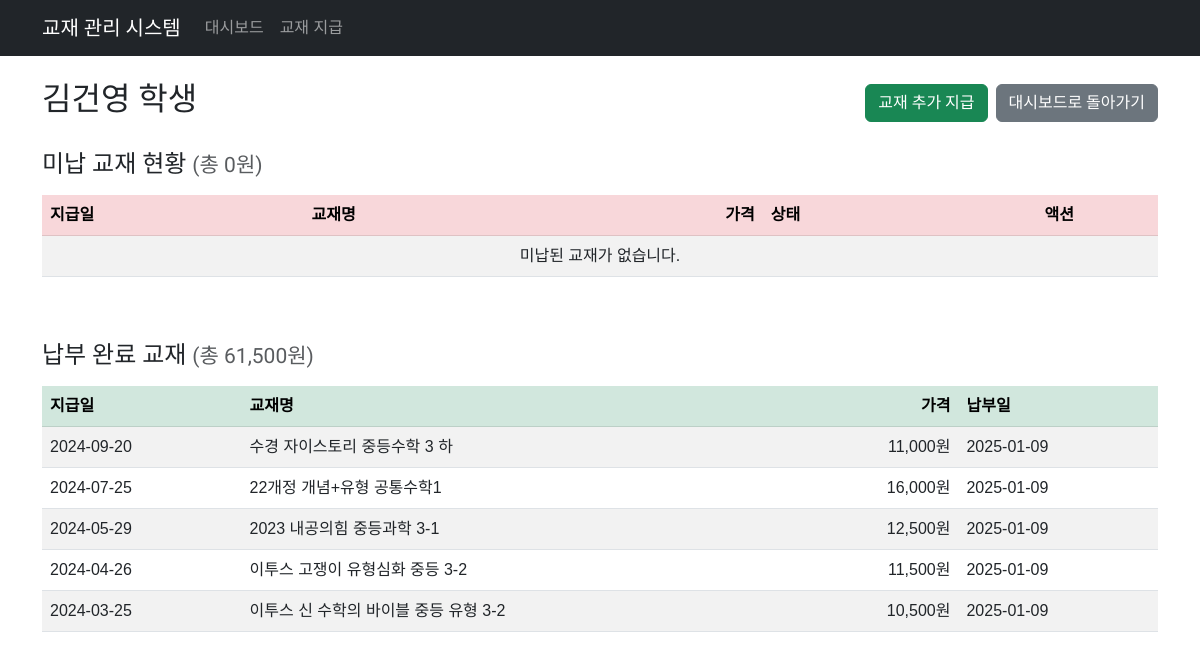
The app's page /textbook/student/224/, older data.
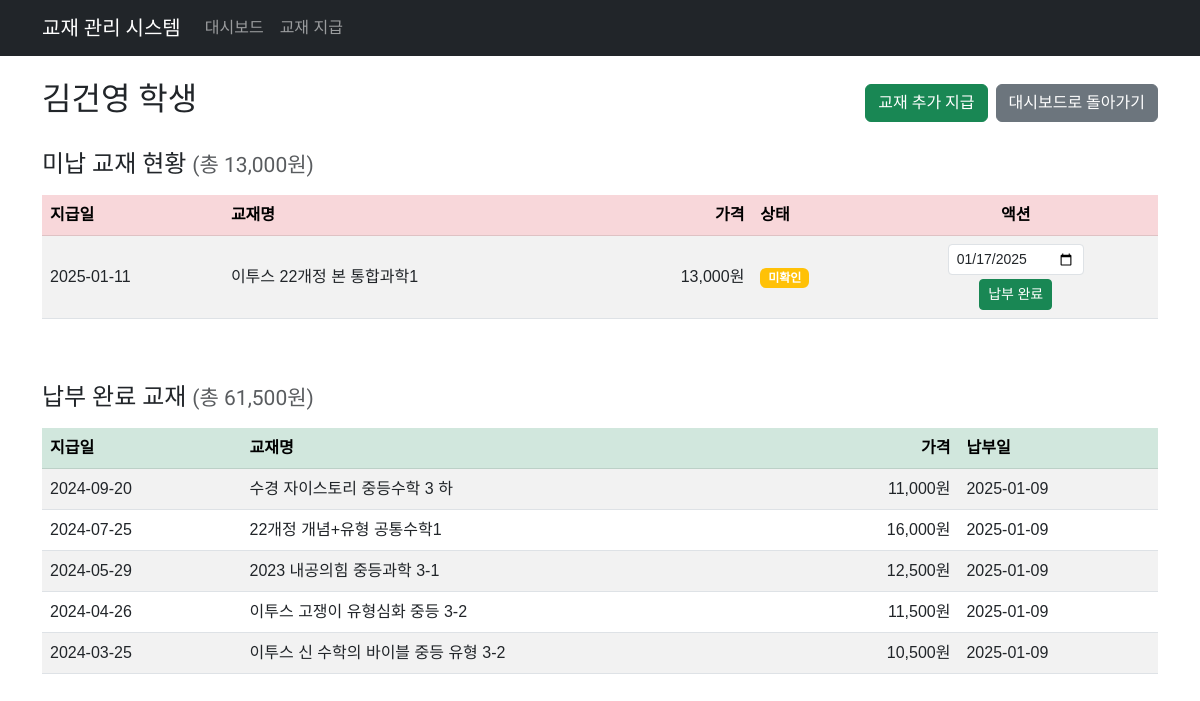
The same page, newer data.
### textbook/models.py (models this page shows, shortened)
class Student(models.Model):
    name = models.CharField(max_length=255, unique=True, verbose_name='학생')
    class Meta:
        db_table = 'student'
        ordering = ['name']
        verbose_name = '학생'
        verbose_name_plural = '학생'

class Book(models.Model):
    input_date = models.DateField(verbose_name='지급일')
    book_name = models.CharField(max_length=255, verbose_name='교재')
    price = models.IntegerField(verbose_name='가격')
    checking = models.BooleanField(default=False, verbose_name='상태')
    student = models.ForeignKey(Student, on_delete=models.CASCADE, related_name='books', verbose_name='학생')
    payment_date = models.DateField(null=True, blank=True, verbose_name='수납일')
    class Meta:
        db_table = 'book'
        ordering = ['-input_date']
        verbose_name = '교재'
        verbose_name_plural = '교재'

### textbook/views.py (the view)
# urls.py: path('student/<int:student_id>/', views.student_detail, name='student_detail'),
def student_detail(request, student_id):
    student = get_object_or_404(Student, id=student_id)
    unpaid_books = student.books.filter(payment_date__isnull=True)
    paid_books = student.books.filter(payment_date__isnull=False)
    total_unpaid = unpaid_books.aggregate(total=Sum('price'))['total'] or 0
    total_paid = paid_books.aggregate(total=Sum('price'))['total'] or 0
    context = {
        'student': student,
        'unpaid_books': unpaid_books,
        'paid_books': paid_books,
        'total_unpaid': total_unpaid,
        'total_paid': total_paid,
        'today' : date.today(),
    }
    return render(request, 'textbook/student_detail.html', context)

### textbook/templates/textbook/student_detail.html (shortened to what this page needs)
{% extends 'textbook/base.html' %}
{% load humanize %}
{% block content %}
<div class="row">
    <div class="col-12">
        <div class="d-flex justify-content-between align-items-center mb-4">
            <h2>{{ student.name }} 학생</h2>
            <div class="d-flex gap-2">
                <a href="{% url 'textbook:issue_book' %}?student_id={{ student.id }}" class="btn btn-success">교재 추가 지급</a>
                <a href="{% url 'textbook:dashboard' %}" class="btn btn-secondary">
                    대시보드로 돌아가기
                </a>
            </div>
        </div>
        <h4 class="mb-3">미납 교재 현황 <small class="text-muted">(총 {{ total_unpaid|intcomma }}원)</small></h4>
        <div class="table-responsive mb-5">
            <table class="table table-striped table-hover align-middle">
                <thead class="table-danger">
                    <tr>
                        <th>지급일</th>
                        <th>교재명</th>
                        <th class="text-end">가격</th>
                        <th>상태</th>
                        <th class="text-center">액션</th>
                    </tr>
                </thead>
                <tbody>
                    {% for book in unpaid_books %}
                    <tr>
                        <td>{{ book.input_date|date:"Y-m-d" }}</td>
                        <td>{{ book.book_name }}</td>
                        <td class="text-end">{{ book.price|intcomma }}원</td>
                        <td>
                            {% if book.checking %}
                            <span class="badge bg-success">확인</span>
                            {% else %}
                            <span class="badge bg-warning">미확인</span>
                            {% endif %}
                        </td>
                        <td class="text-center">
                            <form action="{% url 'textbook:mark_as_paid' book.id %}" method="post" class="d-inline-block" onsubmit="return validateDate(this);">
                                <input type="date" name="payment_date" value="{{ today|date:'Y-m-d' }}" class="form-control form-control-sm" id="paymentDate_{{book.id}}">
                                <button type="submit" class="btn btn-success btn-sm mt-1">납부 완료</button>
                            </form>
                        </td>
                    </tr>
                    {% empty %}
                    <tr>
                        <td colspan="5" class="text-center">미납된 교재가 없습니다.</td>
                    </tr>
                    {% endfor %}
                </tbody>
            </table>
        </div>
        <h4 class="mb-3">납부 완료 교재 <small class="text-muted">(총 {{ total_paid|intcomma }}원)</small></h4>
        <div class="table-responsive">
            <table class="table table-striped table-hover align-middle">
                <thead class="table-success">
                    <tr>
                        <th>지급일</th>
                        <th>교재명</th>
                        <th class="text-end">가격</th>
                        <th>납부일</th>
                    </tr>
                </thead>
                <tbody>
                    {% for book in paid_books %}
                    <tr>
                        <td>{{ book.input_date|date:"Y-m-d" }}</td>
                        <td>{{ book.book_name }}</td>
                        <td class="text-end">{{ book.price|intcomma }}원</td>
                        <td>{{ book.payment_date|date:"Y-m-d" }}</td>
                    </tr>
                    {% empty %}
                    <tr>
                        <td colspan="4" class="text-center">납부 완료된 교재가 없습니다.</td>
                    </tr>
                    {% endfor %}
                </tbody>
            </table>
        </div>
    </div>
</div>
{% endblock %}

### textbook/templates/textbook/base.html (shortened to what this page needs)
<!DOCTYPE html>
<html lang="ko">
<head>
    <link href="https://cdn.jsdelivr.net/npm/bootstrap@5.3.0/dist/css/bootstrap.min.css" rel="stylesheet">
    <link rel="stylesheet" href="https://cdn.jsdelivr.net/npm/flatpickr/dist/flatpickr.min.css">
</head>
<body>
    <nav class="navbar navbar-expand-lg navbar-dark bg-dark">
        <div class="container">
            <a class="navbar-brand" href="{% url 'textbook:dashboard' %}">교재 관리 시스템</a>
            <div class="collapse navbar-collapse" id="navbarNav">
                <ul class="navbar-nav me-auto">
                    <li class="nav-item">
                        <a class="nav-link {% if request.resolver_match.url_name == 'dashboard' %}active{% endif %}"
                           href="{% url 'textbook:dashboard' %}">대시보드</a>
                    </li>
                    <li class="nav-item">
                        <a class="nav-link {% if request.resolver_match.url_name == 'issue_book' %}active{% endif %}"
                           href="{% url 'textbook:issue_book' %}">교재 지급</a>
                    </li>
                </ul>
            </div>
        </div>
    </nav>
    <div class="container mt-4">
        {% block content %}
        {% endblock %}
    </div>
</body>
</html>

### textbook/templates/textbook/base.html (style rules this page uses)
body { font-family: 'Noto Sans KR', sans-serif; }
h1, h2, h3, h4, h5, h6, .navbar-brand, .btn, .pagination { font-family: 'Ubuntu', 'Noto Sans KR', sans-serif; }

Row changes from the older to the newer data that the page shows:
added Book: input_date "2025-01-11", book_name "이투스 22개정 본 통합과학1", price "13,000", checking "미확인", payment_date "01/17/2025", shown under "미납 교재 현황 (총 13,000원)"
Text that changed along with them:
{{ total_unpaid|intcomma }}: "0" → "13,000"
text no longer shown: "미납된 교재가 없습니다."
